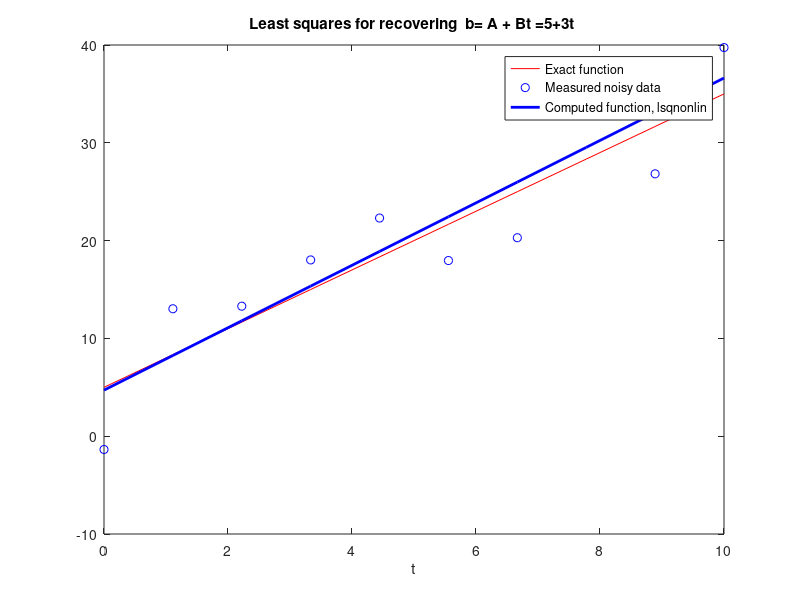

Source code (MATLAB):
close all
%genererar högerleden
A=5;
B=3;


%  genererar data punkter
t = linspace(0,10,10);

% genererar exakt funktion i data punkter

vikt = 0.5;

b =   A + B*t;

% genererar observationer  med random brus

brus = 0.1;
rhs =  b + brus*40.0*randn(size(t));


%init gissning: fint gissning

%init gissning
x0 = [1,1];

%definition av funktion som vi vill anpassa till mätningar i rhs


fun = @(x)(x(1) + x(2)*t) - rhs;


% lower band  för A,B
lb = [1/2,1/2];

% upper bound för A,B
ub = [10.0,10.0];

[x, x2norm] = lsqnonlin(fun,x0,lb,ub)
%x = lsqnonlin(fun,x0)
  
figure

  
  plot(t,b,'r-', t,rhs, 'b o',t,fun(x)+rhs,'b -','LineWidth',2)
xlabel('t')
  legend('Exact function','Measured noisy data','Computed function, lsqnonlin')
  title('Least squares for recovering  b= A + Bt =5+3t ')


  
